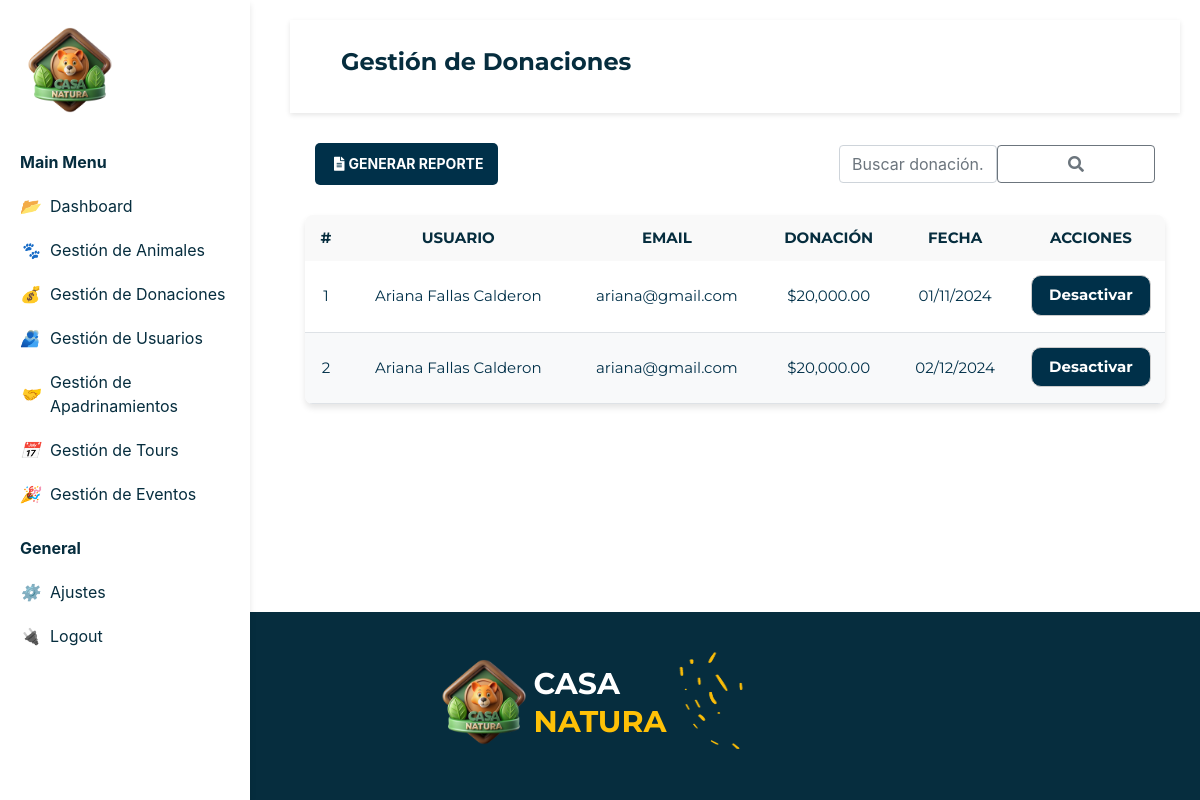
The app's page /gestionDonaciones.php with its own data.
### tables this page shows
CREATE TABLE `donaciones` (
  `ID_Donacion` int(10) NOT NULL,
  `Monto` int(50) NOT NULL,
  `Fecha` date NOT NULL,
  `ID_Usuario` int(10) NOT NULL,
  `Estado` tinyint(1) NOT NULL,
  `MetodoPago` varchar(50) DEFAULT NULL
);

CREATE TABLE `usuario` (
  `ID_Usuario` int(10) NOT NULL,
  `Nombre` varchar(15) NOT NULL,
  `Password` varchar(250) NOT NULL,
  `Apellido1` varchar(15) NOT NULL,
  `Apellido2` varchar(15) NOT NULL,
  `Correo` varchar(50) NOT NULL,
  `Telefono` int(40) DEFAULT NULL,
  `Donador` tinyint(1) NOT NULL,
  `Estado` varchar(10) NOT NULL
);

### gestionDonaciones.php (the view, shortened to what this page needs)
<!DOCTYPE html>
<html lang="en">
<head>
    <link href="https://cdnjs.cloudflare.com/ajax/libs/font-awesome/5.15.4/css/all.min.css" rel="stylesheet">
    <link rel="stylesheet" href="./css/style.css">
    <link rel="stylesheet" href="https://cdn.jsdelivr.net/npm/bootstrap@4.3.1/dist/css/bootstrap.min.css">
</head>
<body>
    <?php
    include("sidebar.php");
    echo $sidebarAdmin2;
    include("actions/conexion.php");
    $sql = "SELECT u.ID_Usuario AS usuario_id, CONCAT(u.Nombre, ' ',u.Apellido1, ' ', u.Apellido2) as NombreCompleto, u.Correo, d.Monto, d.Fecha, d.ID_Donacion AS donacion_id
    FROM usuario u
    LEFT JOIN donaciones d ON u.ID_Usuario = d.ID_Usuario
    WHERE d.Estado = 1";
    $result = $conn->query($sql);
    ?>
    <main>
        <div class="viewport">
            <div class="content">
                <nav class="navbar">
                    <div class="container-fluid">
                        <h2 class="titulo">Gestión de Donaciones</h2>
                    </div>
                </nav>
                <div class="contenedor">
                    <div class="container contenedor-tabla">
                        <div class="fila-header">
                            <div class="botonAgregar"> <a href="reporte.php"
                                    class="btn-agregar agregarAnimal d-flex align-items-center">
                                    <i class="fas fa-file-alt p-1"></i> GENERAR REPORTE
                                </a>
                            </div>
                            <div class="buscador">
                                <div class="input-group-append">
                                    <input type="text" class="form-control" placeholder="Buscar donación...">
                                    <button class="btn btn-outline-secondary" type="button">
                                        <i class="fas fa-search"></i>
                                    </button>
                                </div>
                            </div>
                        </div>
                    </div>
                </div>
    <div class="container">
                    <table class="tabla text-center">
                            <tr>
                                <th>#</th>
                                <th>USUARIO</th>
                                <th>EMAIL</th>
                                <th>DONACIÓN</th>
                                <th>FECHA</th>
                                <th>ACCIONES</th>
                            </tr>
                        <tbody>
                            <?php if ($result->num_rows > 0): ?>
                                <?php while ($row = $result->fetch_assoc()): ?>
                                    <tr>
                                        <td><?php echo $row['donacion_id']; ?></td>
                                        <td><?php echo $row['NombreCompleto']; ?></td>
                                        <td><?php echo $row['Correo']; ?></td>
                                        <td>$<?php echo number_format($row['Monto'], 2); ?></td>
                                        <td><?php echo date('d/m/Y', strtotime($row['Fecha'])); ?></td>
                                        <td>
                                            <form  id="desactivarDonaciones" action="">
                                                <button type="submit" name="desactivarDonacion" id="desactivarDonacion" class=" btnDesactivar ">
                                                <i class="fa-solid fa-person-running"></i> <b>Desactivar</b>                                            </button>
                                            </form>
                                        </td>
                                    </tr>
                                <?php endwhile; ?>
                            <?php else: ?>
                                <tr>
                                    <td colspan="6" class="text-center">No se encontraron donaciones activas.</td>
                                </tr>
                            <?php endif; ?>
                        </tbody>
                    </table>
                </div>
            </div>
        </div>
    </main>
    <?php
    include("sidebar.php");
    echo $footerAdmin;
    ?>
</body>
</html>

### css/style.css (style rules this page uses)
body { font-family: 'Montserrat', sans-serif; margin: 0; display: flex; flex-direction: column; padding: 0; box-sizing: border-box; font-weight: bold; min-height: 100vh; }
main { flex: 1; }
.navbar { display: flex; align-items: baseline; justify-content: space-between; padding: 10px 20px; background-color: #fff; box-shadow: 0 2px 5px rgba(0, 0, 0, 0.1); font-family: 'Montserrat', sans-serif; font-weight: bold; }
.content { margin-left: 270px; padding: 20px; }
form { width: 100%; max-width: 450px; }
input, textarea { margin-bottom: 15px; padding: 10px; border-radius: 5px; border: 1px solid #ddd; width: 100%; }
button { color: white; padding: 10px 20px; border: none; border-radius: 5px; cursor: pointer; width: 100%; }
.container { justify-items: center; }
input, select, button { width: 100%; margin-bottom: 15px; padding: 8px; border-radius: 3px; border: 1px solid #ccc; }
.viewport { box-sizing: border-box; max-width: 100%; transition: all 0.5s ease; }
.content { position: relative; margin-right: 0; }
.titulo { color:#062D3E; font-weight:bold; padding:20px; font-family: "Montserrat", Arial, sans-serif; }
.agregarAnimal { background-color: #ffc107; color: #fff; font-weight: bold; padding: 10px 20px; text-decoration: none; border-radius: 5px; }
table { color:#062D3E; width: 100%; border-collapse:collapse; }
th { background-color: #f9f9f9; }
td { font-weight: 200; }
th, td { color:#062D3E; padding:12px; text-align:left; }
body { font-family: Arial, sans-serif; margin: 0; padding: 0; }
.titulo { font-size: 24px; font-weight: bold; text-align: center; }
.fila-header { display: flex; width: 100%; justify-content: space-between; align-items: center; margin-bottom: 20px; padding: 10px; }
.btn-agregar { display: flex; align-items: center; background-color: #003049; color: white; text-decoration: none; padding: 10px 15px; border-radius: 5px; font-size: 14px; font-weight: bold; transition: background-color 0.3s ease; }
.buscador { flex-grow: 1; display: flex; justify-content: flex-end; }
.contenedor-tabla { overflow-x: auto; margin-top: 20px; }
.tabla { width: 100%; border-collapse: separate; border-spacing: 0; background-color: #ffffff; box-shadow: 0px 4px 6px rgba(0, 0, 0, 0.1); border-radius: 8px; overflow: hidden; font-family: "Montserrat", Arial, sans-serif; font-size: 15px; color: #003049; }
.tabla td { transition: background-color 0.3s ease; color: #003049; font-weight:400; text-align: center; }
.tabla tbody tr:nth-child(even) { background-color: #f8f9fa; }
.tabla tbody tr:nth-child(odd) { background-color: #ffffff; }
.tabla tbody td { padding: 14px; border-bottom: 1px solid #dee2e6; }
.btnDesactivar { margin-bottom: 2px; border-radius: 10px; background-color: #003049; }

### records on screen
donaciones: ID_Donacion "1", NombreCompleto "Ariana Fallas Calderon", ID_Usuario.Correo "ariana@gmail.com", Monto "20,000.00", Fecha "01/11/2024"
donaciones: ID_Donacion "2", NombreCompleto "Ariana Fallas Calderon", ID_Usuario.Correo "ariana@gmail.com", Monto "20,000.00", Fecha "02/12/2024"
